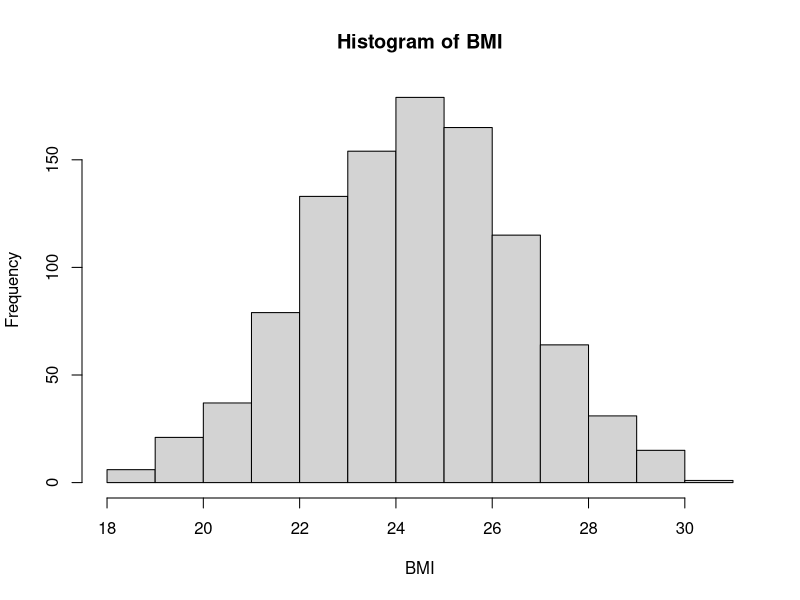
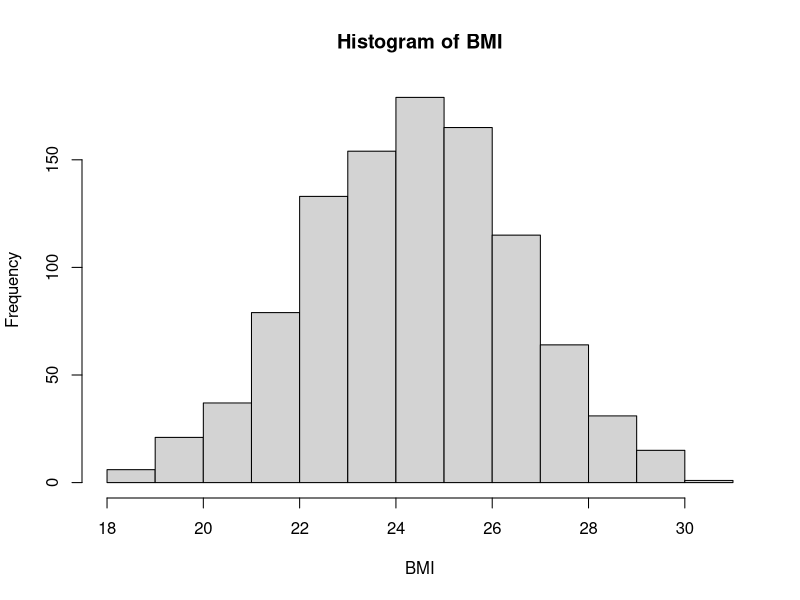
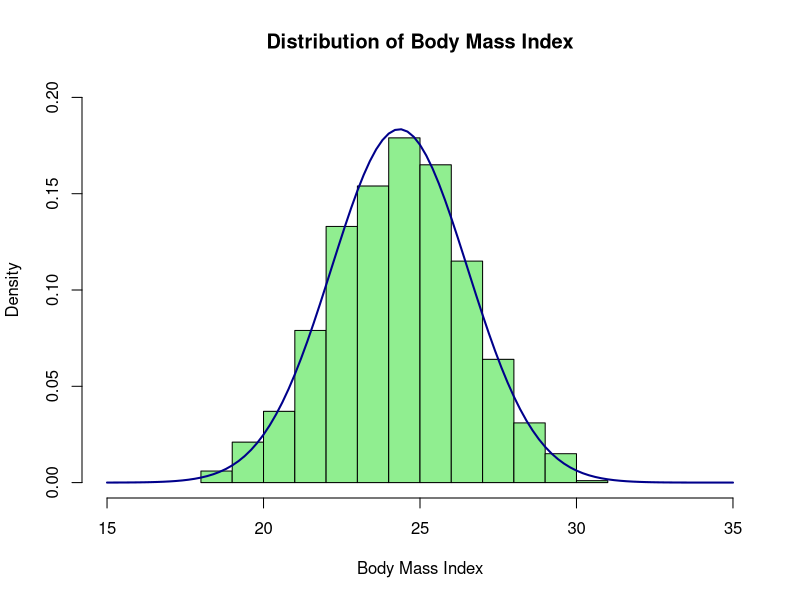

The R script that drew these images, in order:
#!/usr/bin/Rscript
## Simple script to learn about histograms!!
BMI<-rnorm(n=1000, m=24.2, sd=2.2) 
hist(BMI)
### How long it took
proc.time()
histinfo <-hist(BMI)
histinfo

hist(BMI, freq=FALSE, xlab="Body Mass Index", main="Distribution of Body Mass Index", col="lightgreen", xlim=c(15,35),  ylim=c(0, .20))
curve(dnorm(x, mean=mean(BMI), sd=sd(BMI)), add=TRUE, col="darkblue", lwd=2)

